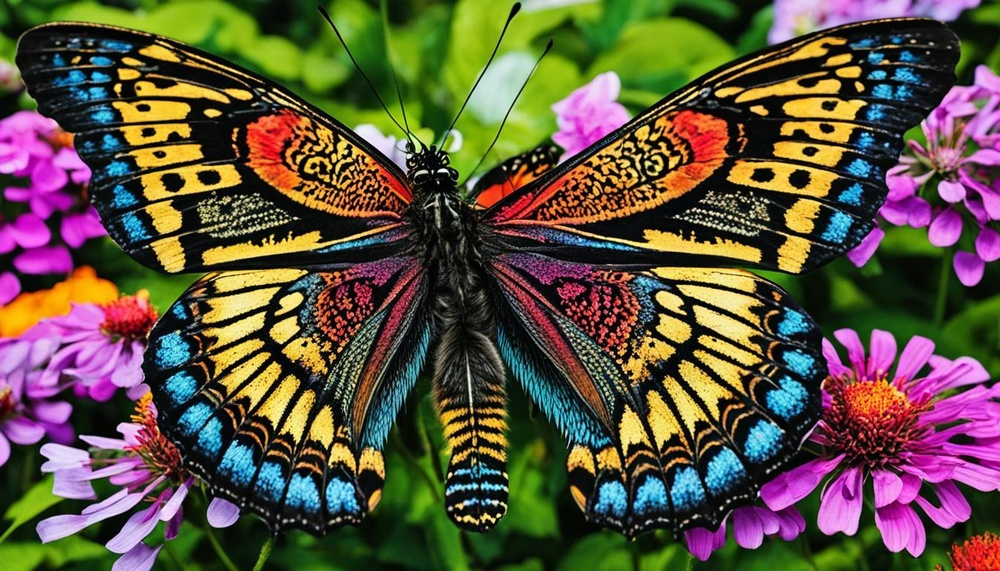
#> input picture Assessment Tool 1/image.jpg, 1000 x 571 px, shrunk from 1344 x 768 before the run, found by its file name
$ python 11.py
#> lines starting #> are read from the running program, lines starting #| are printed output that depends on the picture
#11
from google.colab import files
import cv2
from matplotlib import pyplot as plt

uploaded = files.upload()
#> the answer given: image.jpg
file_name = list(uploaded.keys())[0]

img = cv2.imread(file_name)
#> img is the input picture: shape (571, 1000, 3); mean B, G, R 64.3, 83.6, 94.9

rotated = cv2.rotate(img, cv2.ROTATE_180)
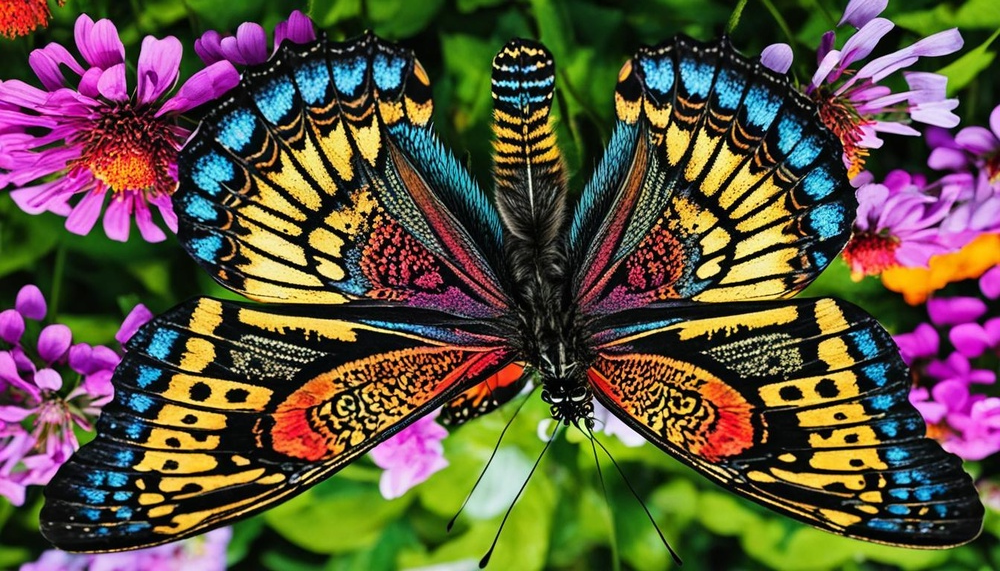
#> rotated: shape (571, 1000, 3); mean B, G, R 64.3, 83.6, 94.9

plt.imshow(cv2.cvtColor(rotated, cv2.COLOR_BGR2RGB))
plt.title("180 Degree Rotation")
plt.axis('off')
plt.show()
